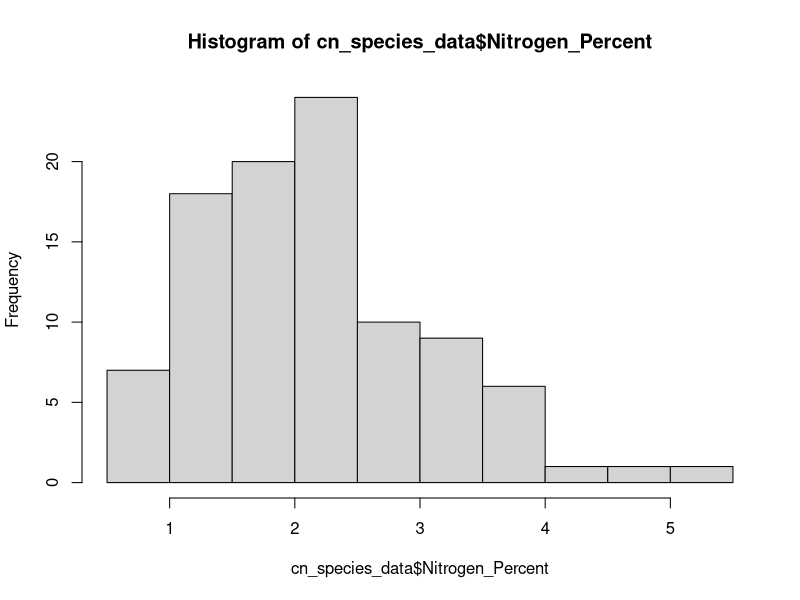
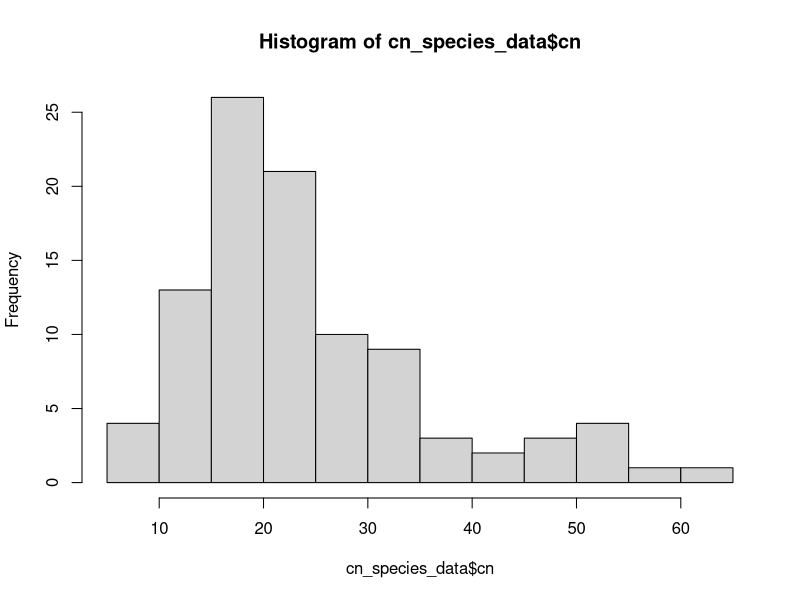
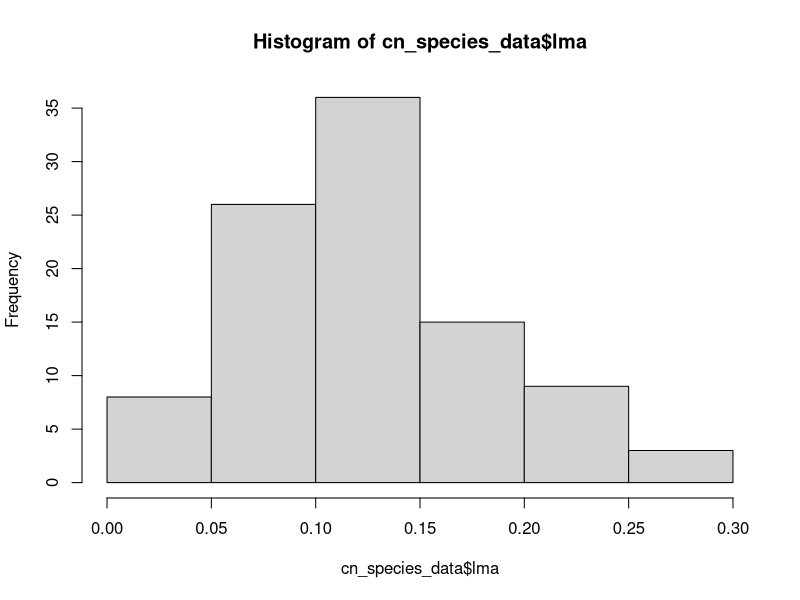
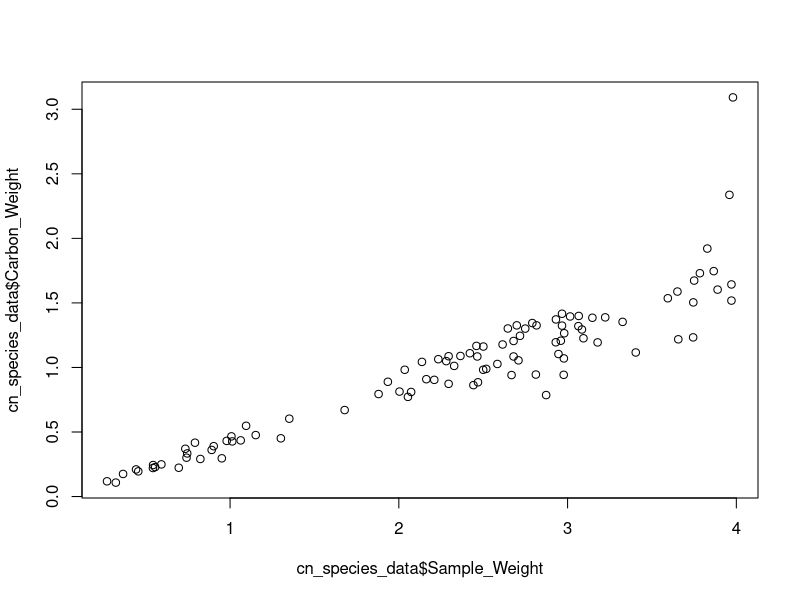
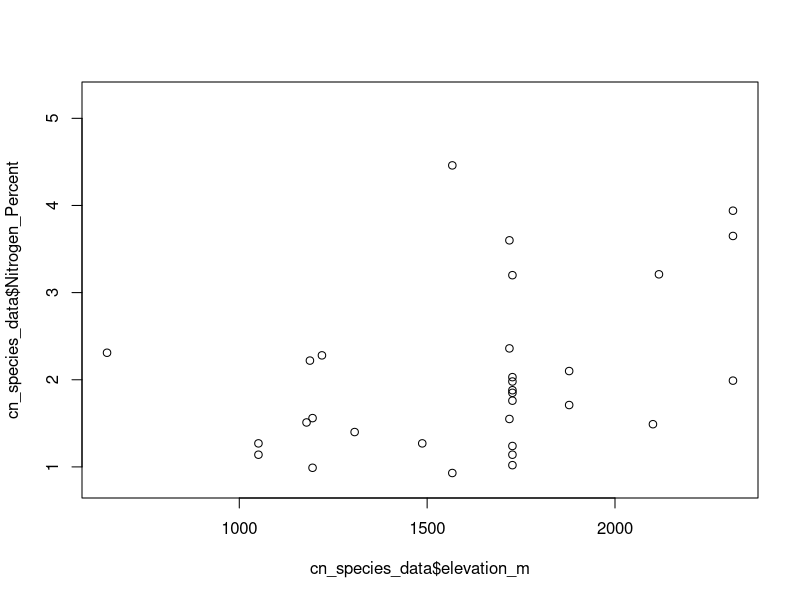
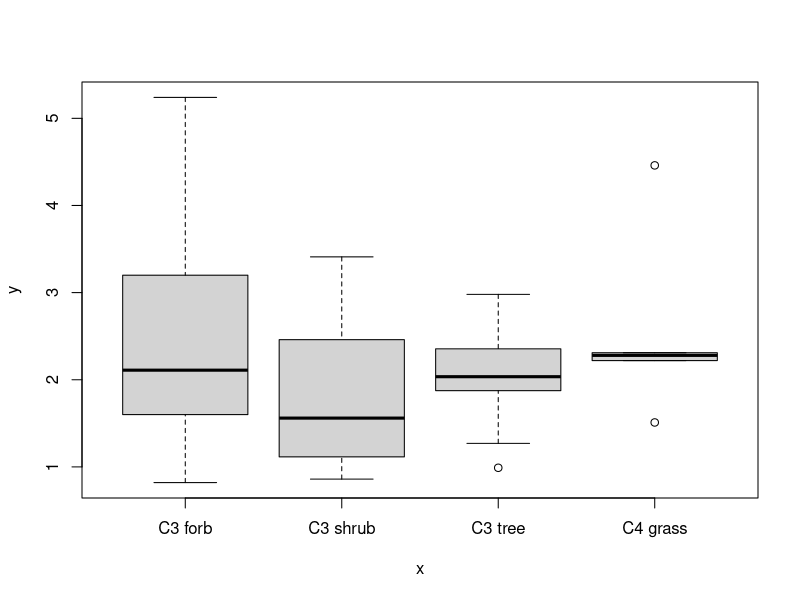
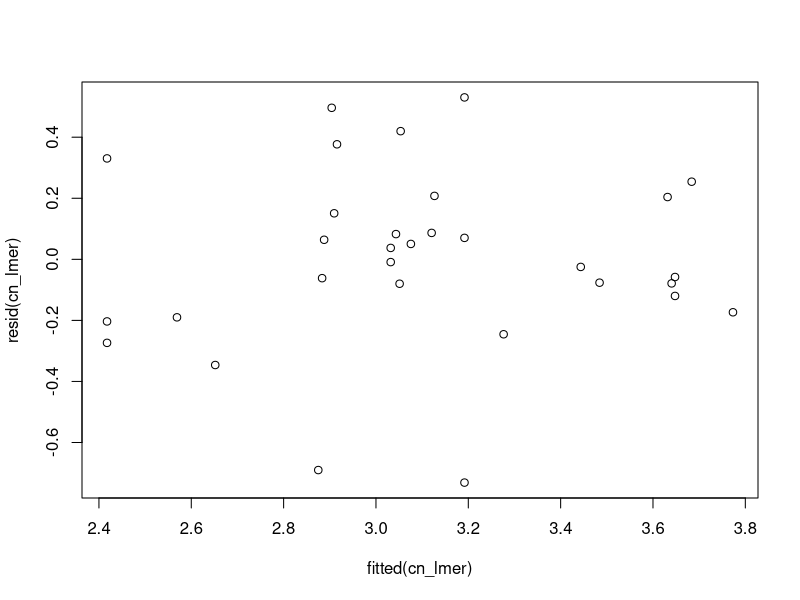

Source code (R) for these figures, in order: (Note: this script raises an error after producing the figures.)
# script for analyzing CN data from GUMO samples
# for Jose Villeda's Honors project

## load packages
library(dplyr)
# install.packages('lme4')
library(lme4)
library(car)
library(emmeans)
# install.packages('ggplot2')
library(ggplot2)
library(scales)

## load (i.e., read) the data
cn_data_raw = read.csv('../../data/cn/jose_gumo_results_clean.csv')
cn_data = cn_data_raw[cn_data_raw$Bad_Load == 0 & cn_data_raw$Low_Response == 0,]
species_info = read.csv('../../data/cn/species_information.csv', fileEncoding = 'Latin1')

## look at data
head(cn_data)
head(species_info)

## merge dataasets
cn_species_data = left_join(cn_data, species_info, by = c("Sample_ID" = "sample_id"))
head(cn_species_data)

## calculate variables
cn_species_data$cn = cn_species_data$Carbon_Percent / cn_species_data$Nitrogen_Percent
cn_species_data$lma = cn_species_data$mass / cn_species_data$area

## make some simple graphs
### histogram of the percent nitrogen data
hist(cn_species_data$Nitrogen_Percent)
hist(cn_species_data$cn)
hist(cn_species_data$lma)
plot(cn_species_data$Sample_Weight, cn_species_data$Carbon_Weight)
plot(cn_species_data$elevation_m, cn_species_data$Nitrogen_Percent)

## test hypotheses about herbaceous/woody
### make new column describing whether species is woody or not
cn_species_data$woody[cn_species_data$life_history == 'Forb' | cn_species_data$life_history == 'Grass'] <- 'no'
cn_species_data$woody[cn_species_data$life_history == 'Shrub' | cn_species_data$life_history == 'Tree'] <- 'yes'

cn_species_data$PFT[cn_species_data$life_history == 'Grass' & 
                      cn_species_data$photosynthesis_type == 'C3'] <- 'C3 grass'
cn_species_data$PFT[cn_species_data$life_history == 'Grass' & 
                      cn_species_data$photosynthesis_type == 'C4'] <- 'C4 grass'
cn_species_data$PFT[cn_species_data$life_history == 'Forb' & 
                      cn_species_data$photosynthesis_type == 'C3'] <- 'C3 forb'
cn_species_data$PFT[cn_species_data$life_history == 'Shrub' & 
                      cn_species_data$photosynthesis_type == 'C3'] <- 'C3 shrub'
cn_species_data$PFT[cn_species_data$life_history == 'Tree' & 
                      cn_species_data$photosynthesis_type == 'C3'] <- 'C3 tree'

### check variable type
class(cn_species_data$PFT)
class(cn_species_data$Nitrogen_Percent)

### practice graph
plot(as.factor(cn_species_data$PFT), cn_species_data$Nitrogen_Percent)

### test whether C/N ratios differ across plant type and environment
cn_lmer <- lmer(log(cn) ~ PFT * elevation_m + (1|family), 
                data = cn_species_data)
plot(resid(cn_lmer) ~ fitted(cn_lmer))
summary(cn_lmer)
Anova(cn_lmer)
cld(emmeans(cn_lmer, ~PFT))
emtrends(cn_lmer, ~1, var = 'elevation_m')

### test whether percent N differ across plant type and environment
nper_lmer <- lmer(log(Nitrogen_Percent) ~ PFT * elevation_m + (1|family), 
                data = cn_species_data)
plot(resid(nper_lmer) ~ fitted(nper_lmer))
summary(nper_lmer)
Anova(nper_lmer)
cld(emmeans(nper_lmer, ~PFT))
emtrends(nper_lmer, ~1, var = 'elevation_m')

### test whether percent lma differs across plant type and environment
lma_lmer <- lmer(log(lma) ~ PFT * elevation_m + (1|family), 
                  data = cn_species_data)
plot(resid(lma_lmer) ~ fitted(lma_lmer))
summary(lma_lmer)
Anova(lma_lmer)
cld(emmeans(lma_lmer, ~PFT))
emtrends(lma_lmer, ~1, var = 'elevation_m')

### lma-nper correlation
nperlma_lmer <- lmer(log(Nitrogen_Percent) ~ PFT * log(lma) + (1|family), 
                  data = cn_species_data)
plot(resid(nperlma_lmer) ~ fitted(nperlma_lmer))
summary(nperlma_lmer)
Anova(nperlma_lmer)
cld(emmeans(nperlma_lmer, ~PFT))
emtrends(nperlma_lmer, ~1, var = 'lma')

### results summary
# biggest effect is elevation, where there is great N at higher elevation
# follows predictions from Wang et al. (2017), which suggests
# that plants increase leaf N at high elevation because of high water stress
# more N allows them to maintain photosynthesis at lower stomatal conductance
# could test this with the stomatal data from Zach
# light also goes up so plants invest in more enzymes to use it for photosynthesis
# temperature goes down as you increase elevation, so plants invest in more
# enzymes because they are working more slowly

### make plots
#### quick plots
plot(log(Nitrogen_Percent) ~ elevation_m, data = cn_species_data)
plot(log(cn) ~ elevation_m, data = cn_species_data)

#### nice plots
##### percent nitrogen x elevation
elevation_vector = seq(min(cn_species_data$elevation_m, na.rm = T), 
                       max(cn_species_data$elevation_m, na.rm = T), 1)
nper_elevation_slope = summary(emtrends(nper_lmer, ~1, var = 'elevation_m'))[1, 2]
nper_elevation_intercept = summary(emmeans(nper_lmer, ~1, at = list(elevation_m = 0)))[1, 2]
nper_modeled = nper_elevation_slope * elevation_vector + nper_elevation_intercept
nper_model_df = data.frame(elevation = elevation_vector, nper = nper_modeled)

nper_plot = ggplot(data = cn_species_data, aes(x = elevation_m, y = Nitrogen_Percent, 
                                   shape = PFT, colour = PFT)) +
  theme(legend.position = "right", 
        legend.text=element_text(size=15),
        legend.title=element_text(size=15),
        axis.title.y=element_text(size=rel(2.5), colour = 'black'),
        axis.title.x=element_text(size=rel(2.5), colour = 'black'),
        axis.text.x=element_text(size=rel(2), colour = 'black'),
        axis.text.y=element_text(size=rel(2), colour = 'black'),
        panel.background = element_rect(fill = 'white', colour = 'black'),
        panel.grid.major = element_line(colour = "grey")) +
  geom_point(alpha = 0.9, size = 4) +
  geom_line(data = nper_model_df, aes(x = elevation, y = exp(nper), 
                                      shape = NULL, colour = NULL), 
            size = 4, col = rgb(0, 0, 0, 0.7)) +
  ylab('Leaf N (%)') +
  xlab('Elevation (m)') +
  xlim(c(500, 2500)) +
  ylim(c(0, 5))

jpeg('plots/nper_plot.jpeg',
     width = 8, height = 8, units = 'in', res = 600)
plot(nper_plot)
dev.off()

nper_plot_woody = ggplot(data = cn_species_data, 
                       aes(x = PFT, y = Nitrogen_Percent, colour = woody)) +
  theme(legend.position = "right", 
        legend.text=element_text(size=15),
        legend.title=element_text(size=15),
        axis.title.y=element_text(size=rel(2.5), colour = 'black'),
        axis.title.x=element_text(size=rel(2.5), colour = 'black'),
        axis.text.x=element_text(size=rel(2), colour = 'black'),
        axis.text.y=element_text(size=rel(2), colour = 'black'),
        panel.background = element_rect(fill = 'white', colour = 'black'),
        panel.grid.major = element_line(colour = "grey")) +
  geom_boxplot(outlier.size = NA, size = 1) +
  geom_jitter(size = 4, alpha = 0.9, width = 0.1) +
  guides(colour = guide_legend(title = NULL)) +
  scale_color_discrete(labels = c('Herbaceous', 'Woody')) +
  ylab('Leaf N (%)') +
  xlab('Plant Functional Type')

jpeg('plots/nper_plot_woody.jpeg',
     width = 8, height = 8, units = 'in', res = 600)
plot(nper_plot_woody)
dev.off()

##### cn x elevation
cn_elevation_slope = summary(emtrends(cn_lmer, ~1, var = 'elevation_m'))[1, 2]
cn_elevation_intercept = summary(emmeans(cn_lmer, ~1, at = list(elevation_m = 0)))[1, 2]
cn_modeled = cn_elevation_slope * elevation_vector + cn_elevation_intercept
cn_model_df = data.frame(elevation = elevation_vector, cn = cn_modeled)

cn_plot = ggplot(data = cn_species_data, aes(x = elevation_m, y = cn, 
                                   shape = PFT, colour = PFT)) +
  theme(legend.position = "right", 
        legend.text=element_text(size=15),
        legend.title=element_text(size=15), 
        axis.title.y=element_text(size=rel(2.5), colour = 'black'),
        axis.title.x=element_text(size=rel(2.5), colour = 'black'),
        axis.text.x=element_text(size=rel(2), colour = 'black'),
        axis.text.y=element_text(size=rel(2), colour = 'black'),
        panel.background = element_rect(fill = 'white', colour = 'black'),
        panel.grid.major = element_line(colour = "grey")) +
  geom_point(alpha = 0.9, size = 4) +
  geom_line(data = cn_model_df, aes(x = elevation, y = exp(cn), 
                                      shape = NULL, colour = NULL), 
            size = 4, col = rgb(0, 0, 0, 0.7)) +
  ylab('Leaf C:N') +
  xlab('Elevation (m)') +
  xlim(c(500, 2500)) +
  ylim(c(0, 60))

jpeg('plots/cn_plot.jpeg',
     width = 8, height = 8, units = 'in', res = 600)
plot(cn_plot)
dev.off()

cn_plot_woody = ggplot(data = cn_species_data, 
                         aes(x = PFT, y = cn, colour = woody)) +
  theme(legend.position = "right", 
        legend.text=element_text(size=15),
        legend.title=element_text(size=15),
        axis.title.y=element_text(size=rel(2.5), colour = 'black'),
        axis.title.x=element_text(size=rel(2.5), colour = 'black'),
        axis.text.x=element_text(size=rel(2), colour = 'black'),
        axis.text.y=element_text(size=rel(2), colour = 'black'),
        panel.background = element_rect(fill = 'white', colour = 'black'),
        panel.grid.major = element_line(colour = "grey")) +
  geom_boxplot(outlier.size = NA, size = 1) +
  geom_jitter(size = 4, alpha = 0.9, width = 0.1) +
  guides(colour = guide_legend(title = NULL)) +
  scale_color_discrete(labels = c('Herbaceous', 'Woody')) +
  ylab('Leaf C:N') +
  xlab('Plant Functional Type')

jpeg('plots/cn_plot_woody.jpeg',
     width = 8, height = 8, units = 'in', res = 600)
plot(cn_plot_woody)
dev.off()

##### nper-lma trend (to show fast-slow tradeoff)
# lma_vector = seq(min(cn_species_data$lma, na.rm = T), 
#                        max(cn_species_data$lma, na.rm = T), 0.01)
# nperlma_slope = summary(emtrends(nperlma_lmer, ~1, var = 'log(lma)'))[1, 2]
# nperlma_intercept = summary(emmeans(nperlma_lmer, ~1, at = list(lma = 0)))[1, 2]
# nperlma_modeled = nperlma_slope * lma_vector + nperlma_intercept
# nperlma_model_df = data.frame(lma = lma_vector, nper = nperlma_modeled)

nperlma_plot = ggplot(data = cn_species_data, aes(x = log(lma), y = log(Nitrogen_Percent), 
                                             shape = PFT, colour = PFT)) +
  theme(legend.position = "right", 
        legend.text=element_text(size=15),
        legend.title=element_text(size=15), 
        axis.title.y=element_text(size=rel(2.5), colour = 'black'),
        axis.title.x=element_text(size=rel(2.5), colour = 'black'),
        axis.text.x=element_text(size=rel(2), colour = 'black'),
        axis.text.y=element_text(size=rel(2), colour = 'black'),
        panel.background = element_rect(fill = 'white', colour = 'black'),
        panel.grid.major = element_line(colour = "grey")) +
  geom_point(alpha = 0.9, size = 4) +
  # geom_line(data = cn_model_df, aes(x = lma, y = exp(cn), 
  #                                   shape = NULL, colour = NULL), 
  #           size = 4, col = rgb(0, 0, 0, 0.7)) +
  ylab('Log Leaf N (%)') +
  xlab(expression('Log Leaf Mass per Area (' * 'g mm'^'-2' * ')')) +
  xlim(c(-3.5, -1.5)) +
  ylim(c(0, 2))
